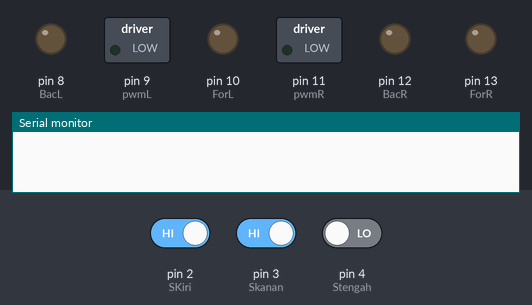
The sketch below on a simulated Arduino Uno, built with avr-gcc and run on an emulated ATmega328P. Shown: switched loads named in the sketch (green lamp = pin HIGH), output pins drawn as LEDs (lit = HIGH), the last lines printed to the serial monitor. The test bench sets the inputs (shaded band); at power-on: pin 2 (SKiri) HIGH, pin 3 (Skanan) HIGH, pin 4 (Stengah) LOW.

Above: at 1.2 s.
1.3 s: pin 2 (SKiri) driven LOW
At 1.9 s:
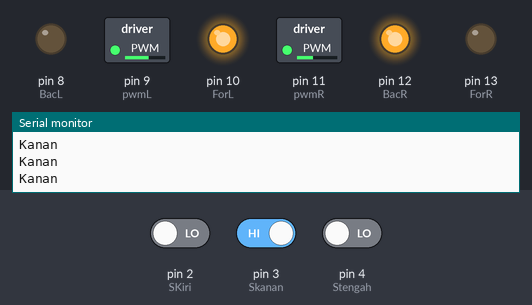
2.8 s: pin 2 (SKiri) driven HIGH and pin 3 (Skanan) driven LOW
At 3.4 s:
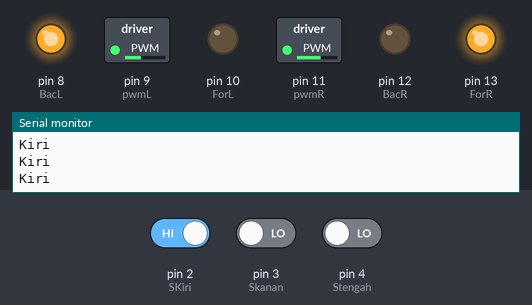
4.3 s: pin 2 (SKiri) driven LOW and pin 4 (Stengah) driven HIGH
At 5.5 s:
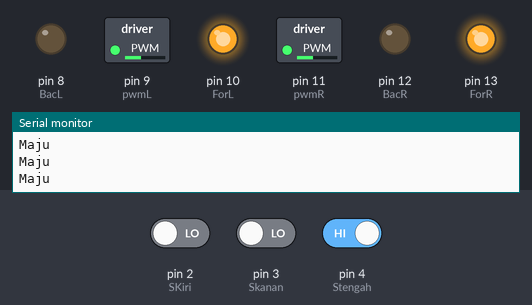
5.8 s: pin 2 (SKiri) driven HIGH
At 6.7 s:
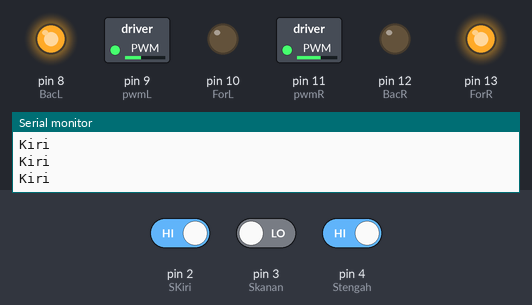
7.3 s: pin 3 (Skanan) driven HIGH
At 8.0 s:
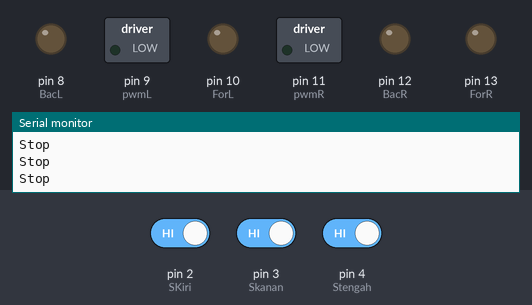
9.2 s: pin 3 (Skanan) driven LOW
At 10.5 s:
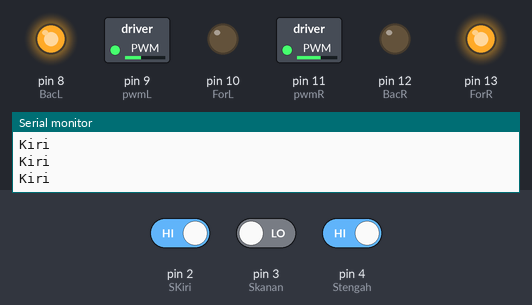
Timing chart, 0 to 11.7 s (numbered marks = the images above; inputs shaded):
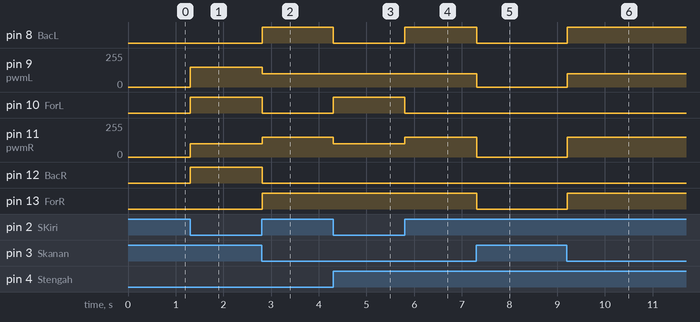

Measured:
- after the input at 1.3 s, pin 9 (pwmL): 0/255 → 150/255 at once; pin 10 (ForL), pin 12 (BacR): LOW → HIGH at once; pin 11 (pwmR): 0/255 → 100/255 at once
- after the input at 2.8 s, pin 8 (BacL), pin 13 (ForR): LOW → HIGH at once; pin 9 (pwmL): 150/255 → 100/255 at once; pin 10 (ForL), pin 12 (BacR): HIGH → LOW at once; pin 11 (pwmR): 100/255 → 150/255 at once
- after the input at 4.3 s, pin 8 (BacL): HIGH → LOW at once; pin 10 (ForL): LOW → HIGH at once; pin 11 (pwmR): 150/255 → 100/255 at once
- after the input at 5.8 s, pin 8 (BacL): LOW → HIGH at once; pin 10 (ForL): HIGH → LOW at once; pin 11 (pwmR): 100/255 → 150/255 at once
- after the input at 7.3 s, pin 8 (BacL), pin 13 (ForR): HIGH → LOW at once; pin 9 (pwmL): 100/255 → 0/255 at once; pin 11 (pwmR): 150/255 → 0/255 at once
- after the input at 9.2 s, pin 8 (BacL), pin 13 (ForR): LOW → HIGH at once; pin 9 (pwmL): 0/255 → 100/255 at once; pin 11 (pwmR): 0/255 → 150/255 at once

The sketch:

L293D_LineFollower_V1_HighSpeed.ino
```cpp
/*-------------L298N Line Follower Program----------------*/
/*-------------------Source Code by ----------------------*/
/*---------Modified & Adapted by Habib.m @Hab_mz----------*/
/*-------------------------V1.0---------------------------*/
//https://projectiot123.com/2019/03/25/l298-motor-driver-simulation-in-proteus/


int pwmL = 9;
int ForL = 10;
int BacL = 8;
int ForR = 13;
int BacR = 12;
int pwmR = 11;

int Skanan = 3;
int Stengah = 4;
int SKiri = 2;

void setup() {
  Serial.begin(9600);
  pinMode(pwmL,OUTPUT);
  pinMode(ForL,OUTPUT);
  pinMode(BacL,OUTPUT);
  pinMode(ForR,OUTPUT);
  pinMode(BacR,OUTPUT);
  pinMode(pwmR,OUTPUT);

  pinMode(Skanan, INPUT);
  pinMode(Stengah, INPUT);
  pinMode(SKiri, INPUT);
}
void loop()
{
if ((digitalRead(SKiri)== 0 )&&(digitalRead(Stengah)== 1 )&&(digitalRead(Skanan)== 0 ))  {Serial.println("Maju"); maju();}

if ((digitalRead(SKiri)== 1 )&&(digitalRead(Stengah)== 1 )&&(digitalRead(Skanan)== 0 ))  {Serial.println("Kiri"); kiri();}
if ((digitalRead(SKiri)== 1 )&&(digitalRead(Stengah)== 0 )&&(digitalRead(Skanan)== 0 ))  {Serial.println("Kiri"); kiri();}

if ((digitalRead(SKiri)== 0 )&&(digitalRead(Stengah)== 1 )&&(digitalRead(Skanan)== 1 ))  {Serial.println("Kanan");kanan();}
if ((digitalRead(SKiri)== 0 )&&(digitalRead(Stengah)== 0 )&&(digitalRead(Skanan)== 1 ))  {Serial.println("Kanan");kanan();}

if ((digitalRead(SKiri)== 1 )&&(digitalRead(Stengah)== 1 )&&(digitalRead(Skanan)== 1 ))  {Serial.println("Stop"); berhenti();}

}

void maju(){
  digitalWrite(ForL,HIGH);
  digitalWrite(ForR,HIGH);
  digitalWrite(BacL,LOW);
  digitalWrite(BacR,LOW);
  analogWrite(pwmL, 100);
  analogWrite(pwmR, 100);
}

void kanan(){
  digitalWrite(ForL,HIGH);
  digitalWrite(ForR,LOW);
  digitalWrite(BacL,LOW);
  digitalWrite(BacR,HIGH);
  analogWrite(pwmL, 150);
  analogWrite(pwmR, 100);
}

void kiri(){
  digitalWrite(ForL,LOW);
  digitalWrite(ForR,HIGH);
  digitalWrite(BacL,HIGH);
  digitalWrite(BacR,LOW);
  analogWrite(pwmL, 100);
  analogWrite(pwmR, 150);
}
void berhenti(){
  digitalWrite(ForL,LOW);
  digitalWrite(ForR,LOW);
  digitalWrite(BacL,LOW);
  digitalWrite(BacR,LOW);

  analogWrite(pwmL, 0);
  analogWrite(pwmR, 0);
}
```
